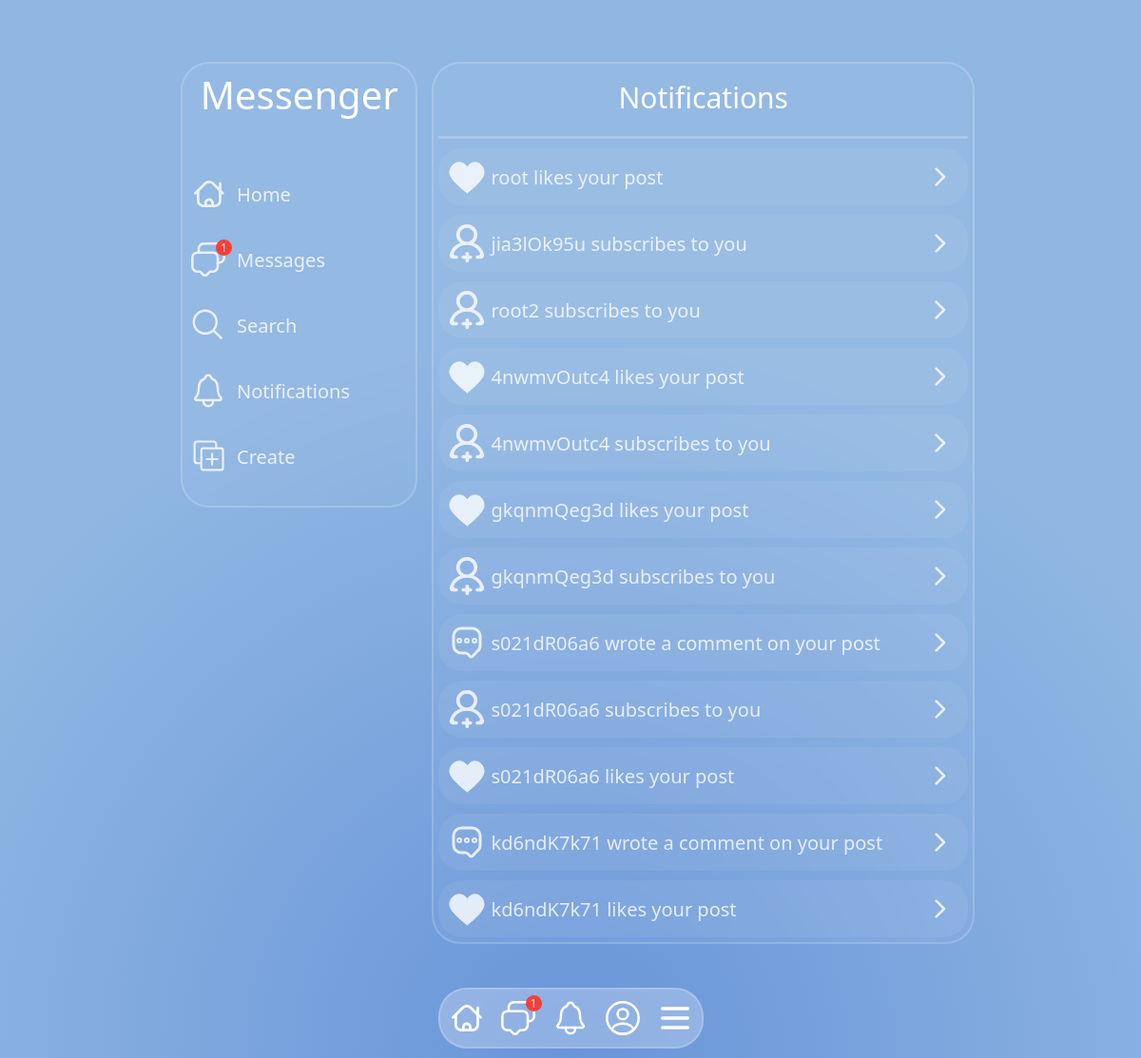
The page /notifications/ (signed in) on the database as committed earlier.
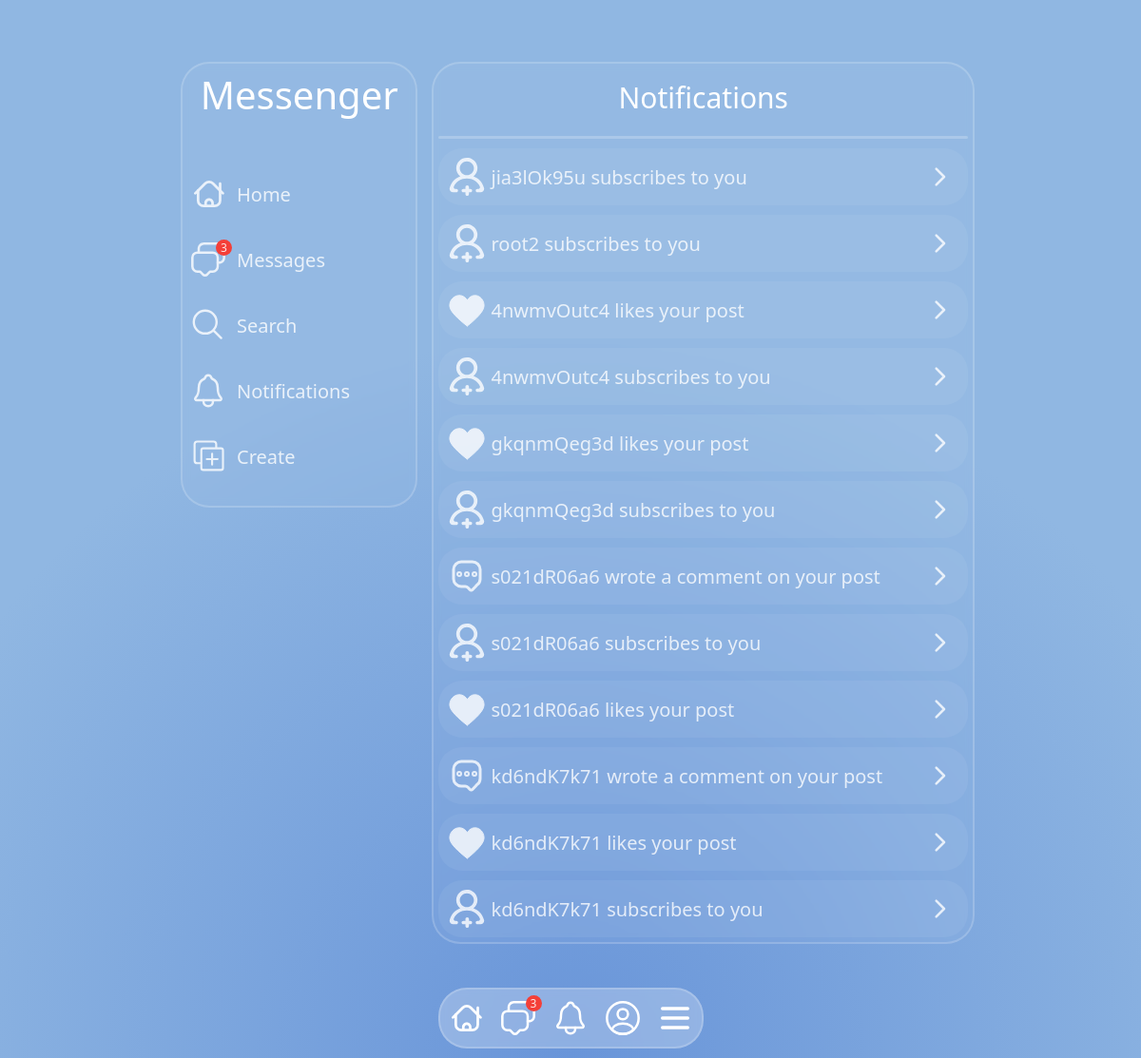
The same page on the database as committed later.
### main/models.py (models this page shows)
class ProfileNotification(models.Model):
    profile = models.ForeignKey(User, on_delete=models.CASCADE, related_name='notify_profile')
    user = models.ForeignKey(User, on_delete=models.CASCADE)
    type = models.CharField(max_length=255)
    type_id = models.IntegerField(default=0)
    time_create = models.DateTimeField(auto_now_add=True, blank=True, null=True)
    read = models.BooleanField(default=False)

### main/views.py (the view)
# urls.py: path('notifications/', ProfileNotificationView.as_view(), name='profile_notification'),
class ProfileNotificationView(DataMixin, LoginRequiredMixin, ListView):
    model = Post
    template_name = 'main/notifications.html'
    login_url = 'login'
    def get_context_data(self, **kwargs):
        notifications = ProfileNotification.objects.filter(
            profile=self.request.user
        ).select_related('user').order_by('-pk')[:12]
        read_notifications = ProfileNotification.objects.filter(profile=self.request.user, read=False)
        for notification in read_notifications:
            notification.read = True
            notification.save()
        context = super().get_context_data(**kwargs)
        c_def = self.get_user_context(title=f'Notifications', notifications=notifications)
        return {**context, **c_def}

### main/templates/main/notifications.html (shortened to what this page needs)
{% extends 'main/base-expanded.html' %}
{% load static %}
{% block head %}
<link rel="stylesheet" href="{% static 'main/css/notifications.css' %}" type="text/css">
{% endblock %}
{% block body %}
<div class="selection-menu">
    <span class="selection-menu-title">Notifications</span>
    <div class="selection-menu-line"></div>
    {% if notifications|length == 0 %}
            <span class="nothing">Nothing here</span>
    {% else %}
    {% for notification in notifications %}
        {% if notification.type == 'like' %}
            <a href="{% url 'profile' username=notification.user.username %}" class="selection-menu-button">
                <img class="selection-menu-button-svg" src="{% static 'main/svg/like-white.svg' %}" alt="svg-image">
                <span class="selection-menu-button-name">{{ notification.user.username }} likes your post</span>
                <img class="selection-menu-button-svg" style="margin-left: auto" src="{% static 'main/svg/right-arrow.svg' %}" alt="svg-image">
            </a>
        {% elif notification.type == 'follow' %}
            <a href="{% url 'profile' username=notification.user.username %}" class="selection-menu-button">
                <img class="selection-menu-button-svg" src="{% static 'main/svg/profile-plus.svg' %}" alt="svg-image">
                <span class="selection-menu-button-name">{{ notification.user.username }} subscribes to you</span>
                <img class="selection-menu-button-svg" style="margin-left: auto" src="{% static 'main/svg/right-arrow.svg' %}" alt="svg-image">
            </a>
        {% elif notification.type == 'comment' %}
            <a href="{% url 'profile' username=notification.user.username %}" class="selection-menu-button">
                <img class="selection-menu-button-svg" src="{% static 'main/svg/comment-dots.svg' %}" alt="svg-image">
                <span class="selection-menu-button-name">{{ notification.user.username }} wrote a comment on your post</span>
                <img class="selection-menu-button-svg" style="margin-left: auto" src="{% static 'main/svg/right-arrow.svg' %}" alt="svg-image">
            </a>
        {% endif %}
    {% endfor %}
    {% endif %}
</div>
{% endblock %}

### main/templates/main/base-expanded.html (shortened to what this page needs)
{% load static %}
<!DOCTYPE html>
<html lang="en">
<head>
    <link rel="stylesheet" href="{% static 'main/css/base.css' %}" type="text/css">
    <link rel="stylesheet" href="{% static 'main/css/popup.css' %}" type="text/css">
    <link rel="stylesheet" href="{% static 'main/css/home.css' %}" type="text/css">
    <link rel="stylesheet" href="{% static 'main/css/call.css' %}">
    <link rel="stylesheet" href="{% static 'main/css/' %}{{ background_style }}" type="text/css">
    {% block head %}
    {% endblock %}
</head>
<body>
    <div class="mobile-buttons">
        <a class="m-buttons-link" href="{% url 'home' %}">
            <img class="m-buttons-link-img" src="{% static 'main/svg/home-sidebar.svg' %}" alt="svg-image">
        </a>
        <a class="m-buttons-link" href="{% url 'chat' %}">
            {% if unread_messages_count.count != 0 %}
                <div class="mc-sb-c-links-message">{{unread_messages_count.count}}</div>
            {% endif %}
            <img class="m-buttons-link-img" src="{% static 'main/svg/messages-sidebar.svg' %}" alt="svg-image">
        </a>
        <a class="m-buttons-link" href="{% url 'profile_notification' %}">
            <img class="m-buttons-link-img" src="{% static 'main/svg/notification-sidebar.svg' %}" alt="svg-image">
        </a>
        <a class="m-buttons-link" href="{% url 'profile' username=user_profile.username %}">
            <img class="m-buttons-link-img" src="{% static 'main/svg/profile.svg' %}" alt="svg-image">
        </a>
        <div class="m-buttons-link" onclick="showMobileMenu()">
            <img class="m-buttons-link-img" src="{% static 'main/svg/menu.svg' %}" alt="svg-image">
        </div>
    </div>
    <div class="main-container">
        <div class="mc-container-sidebar-container">
            <aside class="mc-sidebar-container">
                <div class="mc-sidebar-container-logo">Messenger</div>
                <div class="mc-sidebar-container-links">
                    <a class="mc-sb-c-links-a" href="{% url 'home' %}">
                        <img class="mc-sb-c-links-img" src="{% static 'main/svg/home-sidebar.svg' %}" alt="svg-image">
                        Home
                    </a>
                    <a style="position: relative;" href="{% url 'chat' %}">
                        {% if unread_messages_count.count != 0 %}
                            <div class="mc-sb-c-links-message">{{unread_messages_count.count}}</div>
                        {% endif %}
                        <div class="mc-sb-c-links-a">
                            <img class="mc-sb-c-links-img" src="{% static 'main/svg/messages-sidebar.svg' %}" alt="svg-image">
                            Messages
                        </div>
                    </a>
                    <a class="mc-sb-c-links-a" href="{% url 'search' %}">
                        <img class="mc-sb-c-links-img" src="{% static 'main/svg/search-sidebar.svg' %}" alt="svg-image">
                        Search
                    </a>
                    <a style="position: relative;" href="{% url 'profile_notification' %}">
                        <div class="mc-sb-c-links-a">
                            <img class="mc-sb-c-links-img" src="{% static 'main/svg/notification-sidebar.svg' %}" alt="svg-image">
                            Notifications
                        </div>
                    </a>
                    <a class="mc-sb-c-links-a" href="{% url 'create_post' %}">
                        <img class="mc-sb-c-links-img" src="{% static 'main/svg/create-sidebar.svg' %}" alt="svg-image">
                        Create
                    </a>
                </div>
            </aside>
        </div>
        <main class="mc-container-feed-container">
            {% block body %}
            {% endblock %}
        </main>
    </div>
</body>
</html>

### main/templates/main/call.html (shortened to what this page needs)
{% load static %}

### main/static/main/css/base.css (style rules this page uses)
body { transition: all 500ms ease-in-out; margin: 0; background-attachment: fixed; color: #fff; width: 100%; height: 100%; cursor: default; }

### main/static/main/css/home.css (style rules this page uses)
.main-container { transition: all 250ms ease-in-out; width: fit-content; display: flex; margin: 50px auto; }
a { text-decoration: none; }
.mc-container-sidebar-container { width: 290px; height: 100%; height: auto; }
.mc-container-feed-container { width: 592px; margin-bottom: 120px; }
.mc-sidebar-container { width: calc(100%-20px); margin: 15px; padding: 5px; border-radius: 30px; background: rgba(255, 255, 255, 0.041); backdrop-filter: blur( 4px ); -webkit-backdrop-filter: blur( 4px ); border: 2px solid rgba( 255, 255, 255, 0.18 ); position: sticky; top: 65px; left: 0; }
.mc-sidebar-container-logo { font-size: 40px; color: #fff; text-align: center; }
.mc-sidebar-container-links { display: grid; margin-top: 55px; }
.mc-sb-c-links-a { font-size: 20px; color: #fff; margin-bottom: 25px; align-items: center; display: flex; text-decoration: none; padding: 2px; border-radius: 10px; opacity: 80%; position: relative; transition: all 250ms ease-in-out; }
.mc-sb-c-links-img { height: 40px; width: 40px; margin-right: 10px; }
.mobile-buttons { display: none; position: fixed; background-color: red; height: 50px; width: 50px; z-index: 2; margin-bottom: auto; margin-left: auto; margin-right: auto; left: 0; right: 0; bottom: 10px; text-align: center; border-radius: 30px; background: rgba(255, 255, 255, 0.247); backdrop-filter: blur( 4px ); -webkit-backdrop-filter: blur( 4px ); border: 2px solid rgba( 255, 255, 255, 0.18 ); width: fit-content; padding: 5px; gap: 10px; }
.m-buttons-link-img { height: 40px; width: 40px; }
.m-buttons-link { display: flex; position: relative; min-width: 45px; min-height: 45px; align-items: center; justify-content: center; }
@media (max-width: 1200px) { .mobile-buttons { display: flex; } }
@media (max-width: 1200px) { .main-container { width: 850px; } }
.mc-sb-c-links-message, .mc-sb-c-links-notify { background-color: #f43f38; width: fit-content; height: fit-content; position: absolute; border-radius: 60px; padding: 0px 2px; font-size: 12px; align-items: center; display: flex; justify-content: center; top: 0; left: 0; margin-left: 30px; max-width: 35px; min-width: 13px; color: #ffffffde; -webkit-text-fill-color: #ffffffde; margin-top: 1px; z-index: 1; font-weight: 500; overflow: hidden; }

### main/static/main/css/style-blue.css (style rules this page uses)
body { background: radial-gradient(circle at 50% 100%, #6995d9 0%, #90b7e2 60%); background-attachment: fixed !important; }

### main/static/main/css/notifications.css (style rules this page uses)
.selection-menu { height: fit-content; margin-top: 15px; border-radius: 30px; background: rgba(255, 255, 255, 0.041); backdrop-filter: blur(4px); -webkit-backdrop-filter: blur(4px); border: 2px solid rgba(255, 255, 255, 0.18); padding: 5px; display: flex; flex-direction: column; gap: 10px; }
.selection-menu-title { display: flex; justify-content: center; font-size: 30px; font-weight: 500; margin: 10px auto 10px auto; }
.selection-menu-line { border-top: 3px solid rgba(255, 255, 255, 0.212); border-radius: 5px; }
.selection-menu-button { transition: all 150ms ease-in-out; border-radius: 25px; background: #ffffff13; width: calc(100% - 20px); height: 50px; display: flex; align-items: center; padding: 5px 10px; gap: 5px; opacity: 0.8; overflow: hidden; }
.selection-menu-button-svg { width: 40px; height: 40px; }
.selection-menu-button-name { font-size: 20px; font-weight: 500; color: #fff; -webkit-text-fill-color: #fff; }

Rows that differ between the two databases and show on the page:
removed ProfileNotification: user.username "root"
now on this page (row edited): ProfileNotification: user.username "kd6ndK7k71"
Other text that changed with them:
{{ unread_messages_count.count }}: "1" → "3"
